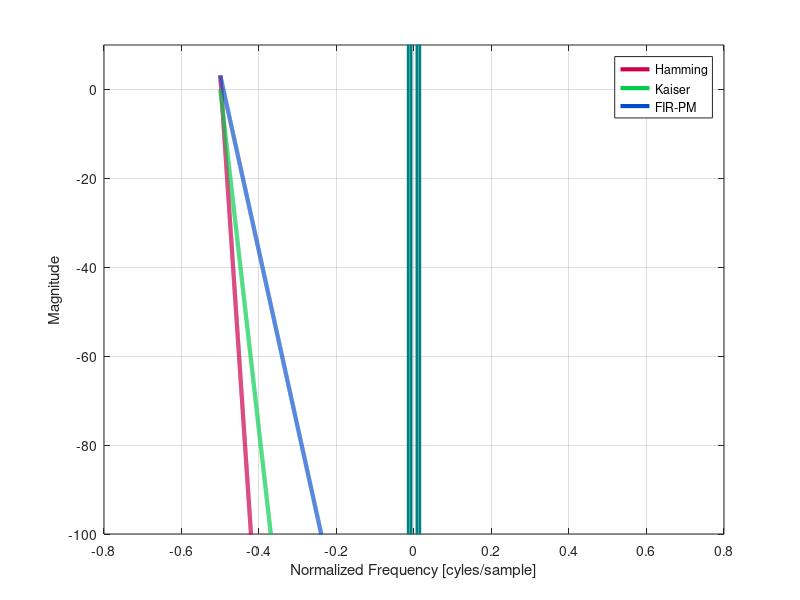

Write MATLAB code to recreate this figure.


NFFT = 2^14;
freq = [0:NFFT-1]/NFFT - 0.5;

fp = 150/2e4;
fs = 300/2e4;
Ap = 40; % dB
As = 40; % dB

Bp = 10^(Ap/20);
dp = (Bp-1)/(Bp+1); % pass band ripple
Bs = (1+dp)*10^(-As/20);
ds = Bs; % stop band ripple (approx.)

%% Windowed filter design
Fw = fs - fp;
fc = 0.5*(fs + fp);
[d,dind] = min([dp ds]);
if(dind == 1)
    A = Ap; % design is dominated by pass band ripple
else
    A = As; % design is dominated by stop band ripple
end;
% Hann window cuz 44 dB
L = ceil(6.2*pi/(2*pi*Fw));
M = L-1; % filter order
if(mod(M,2)==1)
    M = M+1;
    L = L+1;
end
% Now we know the shape (Hann) and the length.
win = hanning(L);
% Generate the impulse response
alpha = M/2; % group delay
n = [0:L-1].' - alpha;
hd = (3*2*fc)*sinc(2*fc*n);
hd(alpha+1) = hd(alpha+1) + 1;
h = hd.*win;
hhamming = h;

%magnitude dB
plot(freq,20*log10(abs(fftshift(fft(hd,NFFT)))),'Color',[0.8 0 0.3],'LineWidth',3);
hold on;
plot(freq,20*log10(abs(fftshift(fft(h ,NFFT)))),'Color',[0.0 0.8 0.3],'LineWidth',3);
ax = axis;
plot((fp)*[1 1],ax(3:4),'Color',[0 0.5 0.5],'LineWidth',2);
plot(-(fp)*[1 1],ax(3:4),'Color',[0 0.5 0.5],'LineWidth',2);
plot((fs)*[1 1],ax(3:4),'Color',[0 0.5 0.5],'LineWidth',2);
plot(-(fs)*[1 1],ax(3:4),'Color',[0 0.5 0.5],'LineWidth',2);
hold off;
grid on;
xlabel('Normalized Frequency [cyles/sample]');
ylabel('Magnitude [dB]');
legend('Non-Windowed','Windowed');
ylim([-100 10]);

%magnitude linear
plot(freq,(abs(fftshift(fft(hd,NFFT)))),'Color',[0.8 0 0.3],'LineWidth',3);
hold on;
plot(freq,(abs(fftshift(fft(h ,NFFT)))),'Color',[0.0 0.8 0.3],'LineWidth',3);
ax = axis;
plot((fp)*[1 1],ax(3:4),'Color',[0 0.5 0.5],'LineWidth',2);
plot(-(fp)*[1 1],ax(3:4),'Color',[0 0.5 0.5],'LineWidth',2);
plot((fs)*[1 1],ax(3:4),'Color',[0 0.5 0.5],'LineWidth',2);
plot(-(fs)*[1 1],ax(3:4),'Color',[0 0.5 0.5],'LineWidth',2);
hold off;
grid on;
xlabel('Normalized Frequency [cyles/sample]');
ylabel('Magnitude');
legend('Non-Windowed','Windowed');
ylim([-.5 1.5]);


%phase
plot(freq,unwrap(angle(fftshift(fft(hd,NFFT)))),'Color',[0.8 0 0.3],'LineWidth',3);
hold on;
plot(freq,unwrap(angle(fftshift(fft(h ,NFFT)))),'Color',[0.0 0.8 0.3],'LineWidth',3);
ax = axis;
plot((fp)*[1 1],ax(3:4),'Color',[0 0.5 0.5],'LineWidth',2);
plot(-(fp)*[1 1],ax(3:4),'Color',[0 0.5 0.5],'LineWidth',2);
plot((fs)*[1 1],ax(3:4),'Color',[0 0.5 0.5],'LineWidth',2);
plot(-(fs)*[1 1],ax(3:4),'Color',[0 0.5 0.5],'LineWidth',2);
hold off;
grid on;
xlabel('Normalized Frequency [cyles/sample]');
ylabel('Magnitude');
legend('Non-Windowed','Windowed');
ylim([-100 10]);







%% Kaiser design
[M,Wn,beta,filtype]=kaiserord([fp fs],[1 0],[dp ds],1)
if(mod(M,2)==1)
    M = M+1; 
end
L = M+1;
alpha = M/2;
win = kaiser(L,beta);
n = [0:L-1].' - alpha;
hd = (3*2*fc)*sinc(2*fc*n);
hd(alpha+1) = hd(alpha+1) + 1;
h = hd.*win;
hkaiser = h;

plot(freq,20*log10(abs(fftshift(fft(hd,NFFT)))),'Color',[0.8 0 0.3],'LineWidth',3);
hold on;
plot(freq,20*log10(abs(fftshift(fft(h ,NFFT)))),'Color',[0.0 0.8 0.3],'LineWidth',3);
ax = axis;
plot((fp)*[1 1],ax(3:4),'Color',[0 0.5 0.5],'LineWidth',2);
plot(-(fp)*[1 1],ax(3:4),'Color',[0 0.5 0.5],'LineWidth',2);
plot((fs)*[1 1],ax(3:4),'Color',[0 0.5 0.5],'LineWidth',2);
plot(-(fs)*[1 1],ax(3:4),'Color',[0 0.5 0.5],'LineWidth',2);
hold off;
grid on;
xlabel('Normalized Frequency [cyles/sample]');
ylabel('Magnitude [dB]');
legend('Non-Windowed','Windowed');
ylim([-100 10]);

plot(freq,(abs(fftshift(fft(hd,NFFT)))),'Color',[0.8 0 0.3],'LineWidth',3);
hold on;
plot(freq,(abs(fftshift(fft(h ,NFFT)))),'Color',[0.0 0.8 0.3],'LineWidth',3);
ax = axis;
plot((fp)*[1 1],ax(3:4),'Color',[0 0.5 0.5],'LineWidth',2);
plot(-(fp)*[1 1],ax(3:4),'Color',[0 0.5 0.5],'LineWidth',2);
plot((fs)*[1 1],ax(3:4),'Color',[0 0.5 0.5],'LineWidth',2);
plot(-(fs)*[1 1],ax(3:4),'Color',[0 0.5 0.5],'LineWidth',2);
hold off;
grid on;
xlabel('Normalized Frequency [cyles/sample]');
ylabel('Magnitude');
legend('Non-Windowed','Windowed');
ylim([-.25 1.2]);


plot(freq,unwrap(angle(fftshift(fft(hd,NFFT)))),'Color',[0.8 0 0.3],'LineWidth',3);
hold on;
plot(freq,unwrap(angle(fftshift(fft(h ,NFFT)))),'Color',[0.0 0.8 0.3],'LineWidth',3);
ax = axis;
plot((fp)*[1 1],ax(3:4),'Color',[0 0.5 0.5],'LineWidth',2);
plot(-(fp)*[1 1],ax(3:4),'Color',[0 0.5 0.5],'LineWidth',2);
plot((fs)*[1 1],ax(3:4),'Color',[0 0.5 0.5],'LineWidth',2);
plot(-(fs)*[1 1],ax(3:4),'Color',[0 0.5 0.5],'LineWidth',2);
hold off;
grid on;
xlabel('Normalized Frequency [cyles/sample]');
ylabel('Magnitude');
legend('Non-Windowed','Windowed');
ylim([-100 10]);






%% Equiripple filter design
[M,F,A,W]=firpmord([fp fs],[4 1],[dp ds],1)
%M = M + 2;
h = firpm(M,F,A,W);
hfirpm = h;

plot(freq,20*log10(abs(fftshift(fft(hhamming,NFFT)))),'Color',[0.8 0 0.3],'LineWidth',3);
hold on;
plot(freq,20*log10(abs(fftshift(fft(hkaiser ,NFFT)))),'Color',[0.0 0.8 0.3],'LineWidth',3);
plot(freq,20*log10(abs(fftshift(fft(hfirpm  ,NFFT)))),'Color',[0.0 0.3 0.8],'LineWidth',3);
ax = axis;
plot((fp)*[1 1],ax(3:4),'Color',[0 0.5 0.5],'LineWidth',2);
plot(-(fp)*[1 1],ax(3:4),'Color',[0 0.5 0.5],'LineWidth',2);
plot((fs)*[1 1],ax(3:4),'Color',[0 0.5 0.5],'LineWidth',2);
plot(-(fs)*[1 1],ax(3:4),'Color',[0 0.5 0.5],'LineWidth',2);
hold off;
grid on;
xlabel('Normalized Frequency [cyles/sample]');
ylabel('Magnitude [dB]');
legend('Hamming','Kaiser','FIR-PM');
ylim([-100 10]);

fprintf('Hamming = %d\nKaiser  = %d\nFIR-PM  = %d\n',...
        length(hhamming),length(hkaiser),length(hfirpm));

    
    
    
    
    
    
    
    
plot(freq,(abs(fftshift(fft(hhamming,NFFT)))),'Color',[0.8 0 0.3],'LineWidth',3);
hold on;
plot(freq,(abs(fftshift(fft(hkaiser ,NFFT)))),'Color',[0.0 0.8 0.3],'LineWidth',3);
plot(freq,(abs(fftshift(fft(hfirpm  ,NFFT)))),'Color',[0.0 0.3 0.8],'LineWidth',3);
ax = axis;
plot((fp)*[1 1],ax(3:4),'Color',[0 0.5 0.5],'LineWidth',2);
plot(-(fp)*[1 1],ax(3:4),'Color',[0 0.5 0.5],'LineWidth',2);
plot((fs)*[1 1],ax(3:4),'Color',[0 0.5 0.5],'LineWidth',2);
plot(-(fs)*[1 1],ax(3:4),'Color',[0 0.5 0.5],'LineWidth',2);
hold off;
grid on;
xlabel('Normalized Frequency [cyles/sample]');
ylabel('Magnitude');
legend('Hamming','Kaiser','FIR-PM');
ylim([-100 10]);





plot(freq,unwrap(angle(fftshift(fft(hhamming,NFFT)))),'Color',[0.8 0 0.3],'LineWidth',3);
hold on;
plot(freq,unwrap(angle(fftshift(fft(hkaiser ,NFFT)))),'Color',[0.0 0.8 0.3],'LineWidth',3);
plot(freq,unwrap(angle(fftshift(fft(hfirpm  ,NFFT)))),'Color',[0.0 0.3 0.8],'LineWidth',3);
ax = axis;
plot((fp)*[1 1],ax(3:4),'Color',[0 0.5 0.5],'LineWidth',2);
plot(-(fp)*[1 1],ax(3:4),'Color',[0 0.5 0.5],'LineWidth',2);
plot((fs)*[1 1],ax(3:4),'Color',[0 0.5 0.5],'LineWidth',2);
plot(-(fs)*[1 1],ax(3:4),'Color',[0 0.5 0.5],'LineWidth',2);
hold off;
grid on;
xlabel('Normalized Frequency [cyles/sample]');
ylabel('Magnitude');
legend('Hamming','Kaiser','FIR-PM');
ylim([-100 10]);
